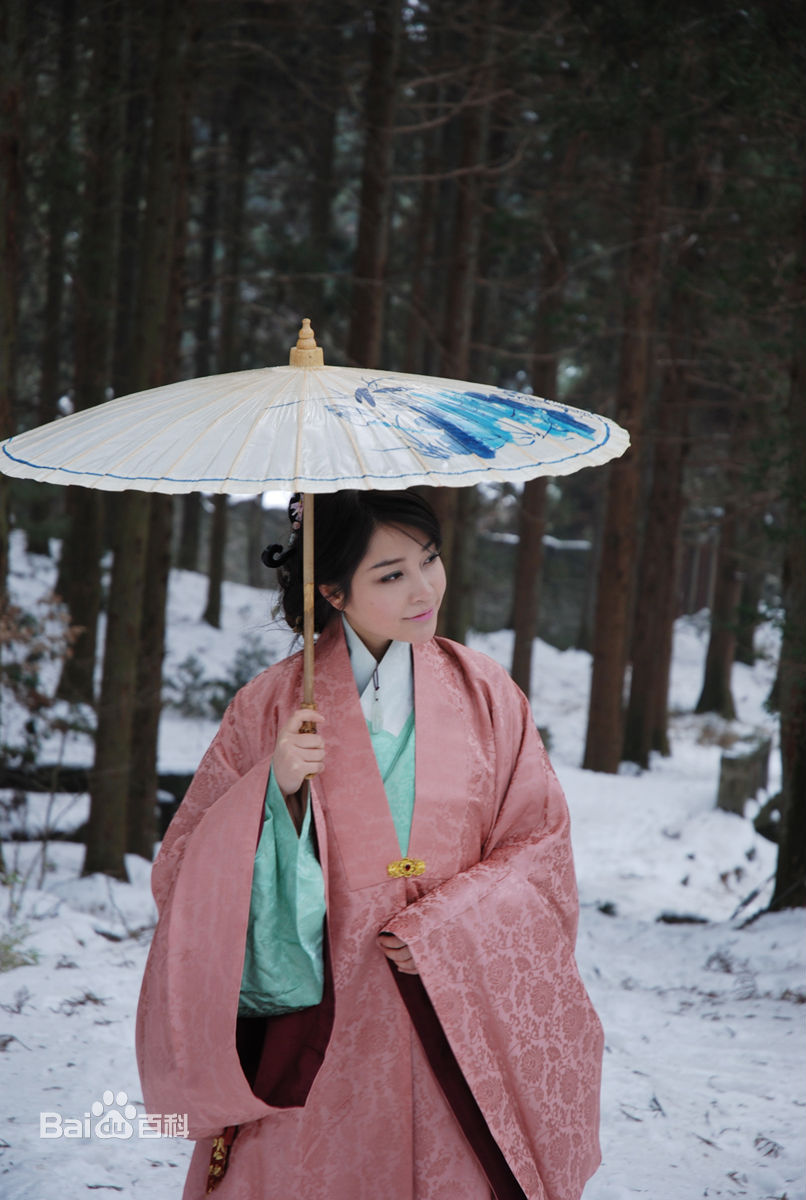
#> input picture pic/beauty.jpg, 806 x 1200 px, found by its file name
$ python add_img_resize.py
#> lines starting #> are read from the running program, lines starting #| are printed output that depends on the picture
import cv2

img_path1 = "/home/levi/temp/cv/pic/beauty.jpg"
img_path2 = "/home/levi/temp/cv/pic/7.jpg"
img_path_add = "/home/levi/temp/cv/pic/img_add.jpg"

img1 = cv2.imread(img_path1)
#> img1 is the input picture: shape (1200, 806, 3); mean B, G, R 96, 92.9, 100.4
img2 = cv2.imread(img_path2)
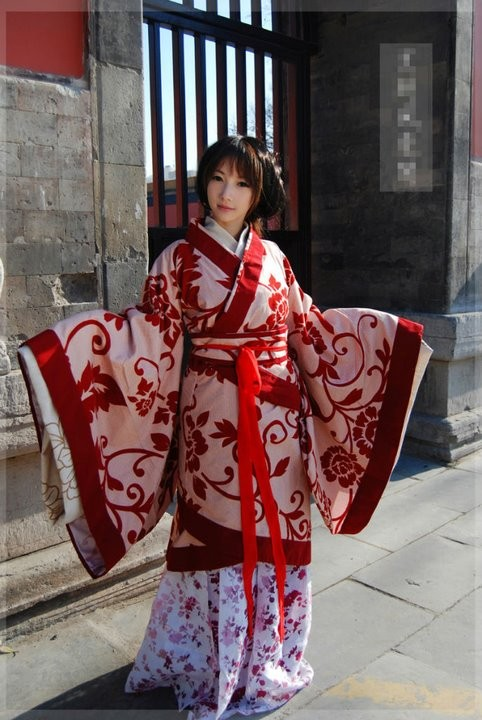
#> input picture pic/7.jpg, 482 x 720 px, found by its file name
#> img2 is the input picture: shape (720, 482, 3); mean B, G, R 91.7, 91.4, 113
img1_size = img1.shape
#> img1_size = (1200, 806, 3)
img2_resize = cv2.resize(img2, (img1_size[1], img1_size[0]))
img_add = cv2.addWeighted(img1, 0.8, img2_resize, 0.2, 0)
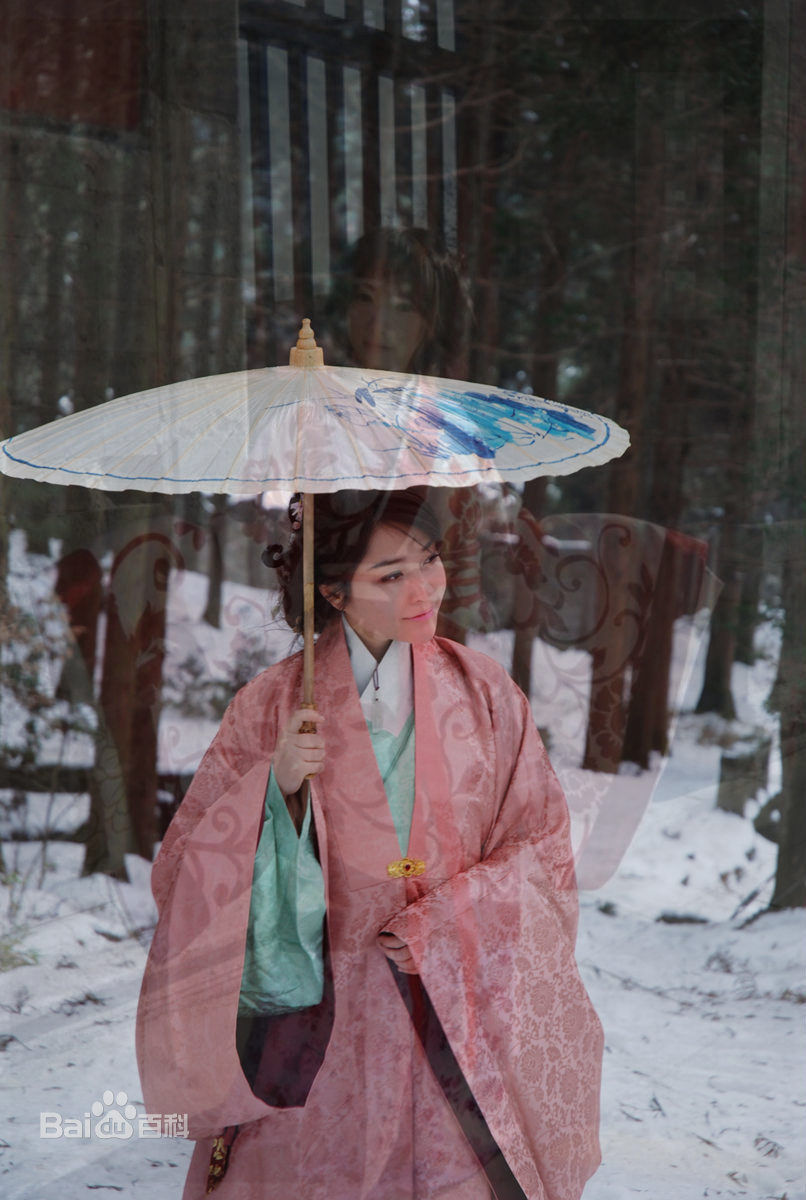
#> img_add: shape (1200, 806, 3); mean B, G, R 95.1, 92.6, 102.9
cv2.imwrite(img_path_add, img_add)
